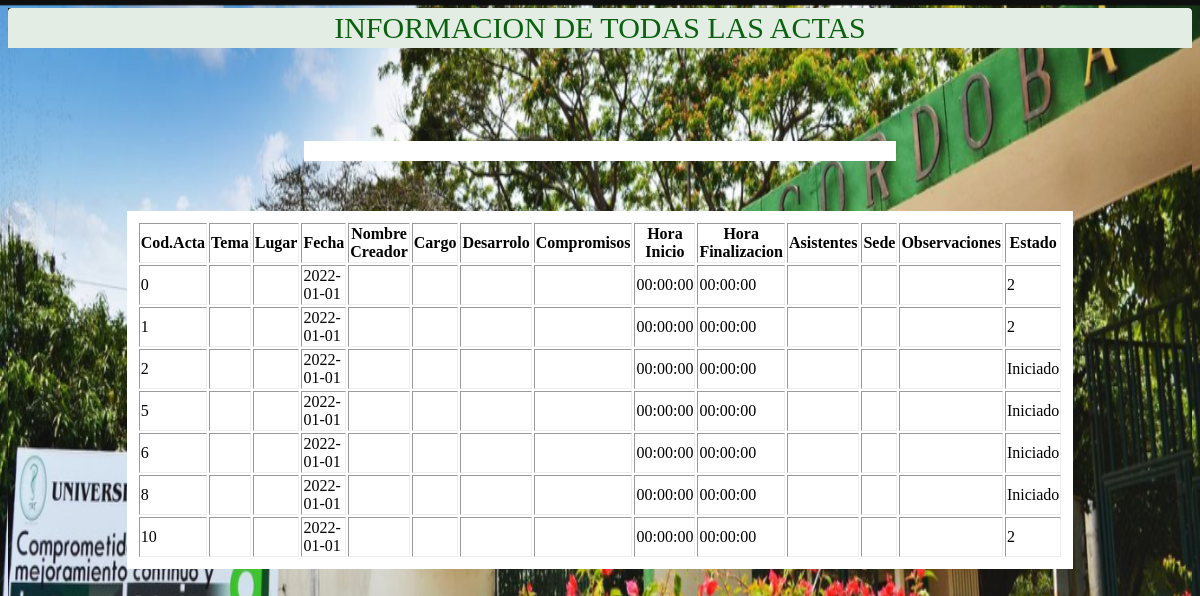
Page /PROYECTO_ENTREGA/consultaActasModificadas.php on the committed database.
### tables this page shows
CREATE TABLE `crearacta` (
  `codigoActa` int(10) NOT NULL,
  `tema` varchar(10) DEFAULT NULL,
  `lugar` varchar(20) DEFAULT NULL,
  `fecha` date DEFAULT NULL,
  `nombreCreador` varchar(30) DEFAULT NULL,
  `cargo` varchar(10) DEFAULT NULL,
  `Desarrollo` varchar(100) DEFAULT NULL,
  `Compromisos` varchar(100) DEFAULT NULL,
  `horaInicio` time DEFAULT NULL,
  `horaTerminacion` time DEFAULT NULL,
  `asistentes` varchar(20) DEFAULT NULL,
  `sede` varchar(10) DEFAULT NULL,
  `observaciones` varchar(30) DEFAULT NULL,
  `estado` varchar(10) DEFAULT NULL
);

### PROYECTO_ENTREGA/consultaActasModificadas.php (the view, shortened to what this page needs)
<html>
<head>
<link href="estiloF.css" rel="stylesheet" type="text/css">
</head>
<center>
	<h2 class="form__titulo">INFORMACION DE TODAS LAS ACTAS</h2>
	<div class="contenedor-inputs" >
<?php
include("conexion.php");
?>
<DOCTYPE html>
	<html>
	<head>
	</head>
	<body>
		<center>
		<br>
		<table>
			<center>
			<table width=\"80%\" border=\"2\" color=\"white\">
			<tr>
				<th>Cod.Acta</th>
				<th>Tema</th>
				<th>Lugar</th>
				<th>Fecha</th>
				<th>Nombre Creador</th>
				<th>Cargo</th>
				<th>Desarrolo</th>
				<th>Compromisos</th>
				<th>Hora Inicio</th>
				<th>Hora Finalizacion</th>
				<th>Asistentes</th>
				<th>Sede</th>
				<th>Observaciones</th>
				<th>Estado</th>
	</center>
<?php
			$Insertar = "SELECT * FROM crearacta";
	$resultado= mysqli_query($conexiones, $Insertar);
	while($mostrar=mysqli_fetch_array($resultado)){
?>
			<tr>
				<td><?php echo $mostrar['codigoActa'] ?></td>
				<td><?php echo $mostrar['tema'] ?></td>
				<td><?php echo $mostrar['lugar'] ?></td>
				<td><?php echo $mostrar['fecha'] ?></td>
				<td><?php echo $mostrar['nombreCreador'] ?></td>
				<td><?php echo $mostrar['cargo'] ?></td>
				<td><?php echo $mostrar['Desarrollo'] ?></td>
				<td><?php echo $mostrar['Compromisos'] ?></td>
				<td><?php echo $mostrar['horaInicio'] ?></td>
				<td><?php echo $mostrar['horaTerminacion'] ?></td>
				<td><?php echo $mostrar['asistentes'] ?></td>
				<td><?php echo $mostrar['sede'] ?></td>
				<td><?php echo $mostrar['observaciones'] ?></td>
				<td><?php echo $mostrar['estado'] ?></td>
			</tr>
<?php
}
?>
		</table>
	</body>

### PROYECTO_ENTREGA/estiloF.css (style rules this page uses)
body, html { background-image: url(Captura.png); background-size: 100% 100%; background-repeat: no-repeat; background-position: center center }
h2 { color: white; text-align: center; }
.form__titulo { background: #e4ede4; color: #0b610f; padding: 20px; text-align: center; font-weight: 100; font-size: 30px; border-top-left-radius: 4px; border-top-right-radius: 4px; border-bottom: 5px solid crimson; border: #26bf2e; line-height:0; }
table { border: 0px solid ; background-color: #0b610f; }
table { background-color: #ffffff; color: black; padding: 10px 10px; margin: 50px 50px; border: 5px; cursor: pointer; width: 50% }

### rows in the picture
crearacta: codigoActa "0", fecha "2022-01-01", horaInicio "00:00:00", horaTerminacion "00:00:00", estado "2"
crearacta: codigoActa "1", fecha "2022-01-01", horaInicio "00:00:00", horaTerminacion "00:00:00", estado "2"
crearacta: codigoActa "2", fecha "2022-01-01", horaInicio "00:00:00", horaTerminacion "00:00:00", estado "Iniciado"
crearacta: codigoActa "5", fecha "2022-01-01", horaInicio "00:00:00", horaTerminacion "00:00:00", estado "Iniciado"
crearacta: codigoActa "6", fecha "2022-01-01", horaInicio "00:00:00", horaTerminacion "00:00:00", estado "Iniciado"
crearacta: codigoActa "8", fecha "2022-01-01", horaInicio "00:00:00", horaTerminacion "00:00:00", estado "Iniciado"
crearacta: codigoActa "10", fecha "2022-01-01", horaInicio "00:00:00", horaTerminacion "00:00:00", estado "2"
